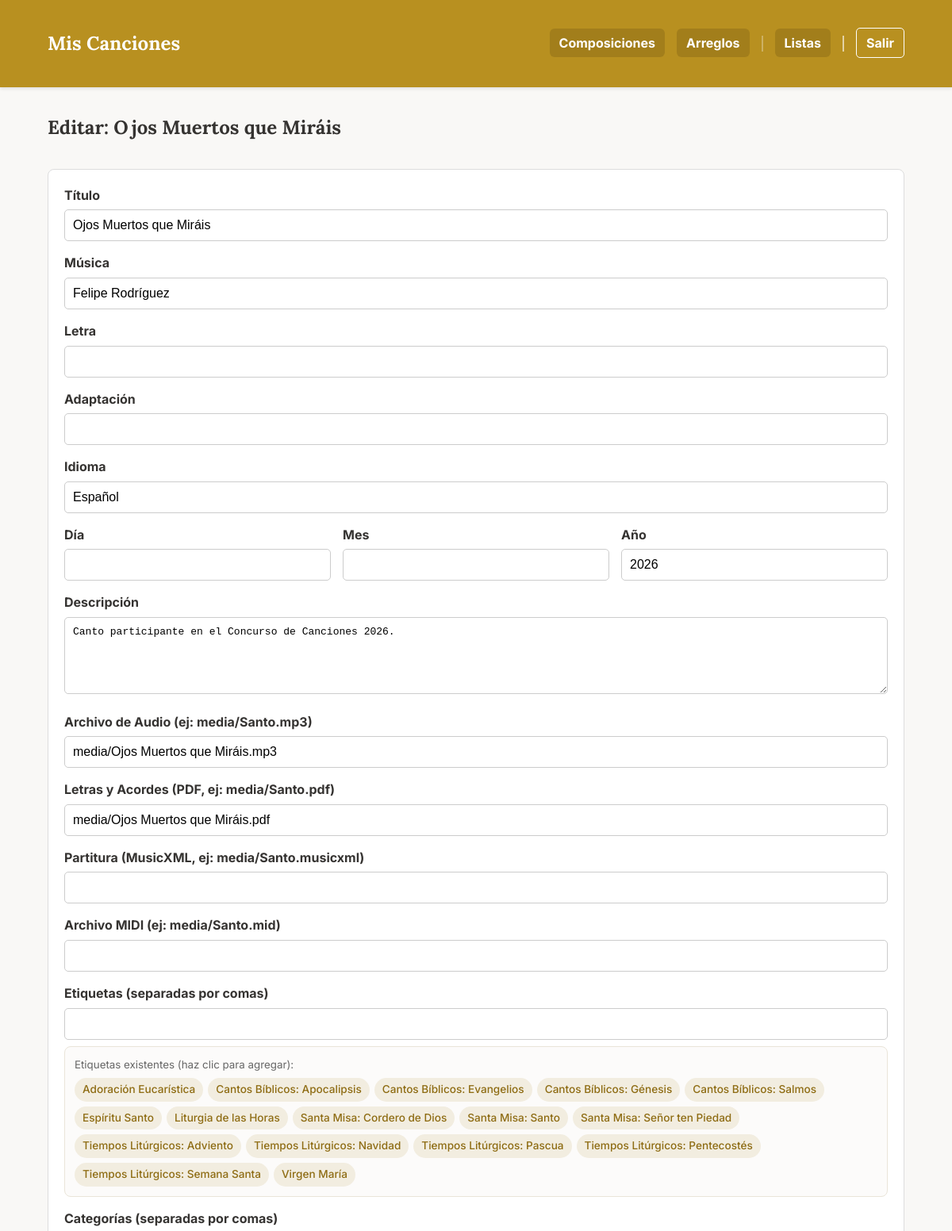
Before: /composicion/38/edit (signed in, upper part) with the older database file.
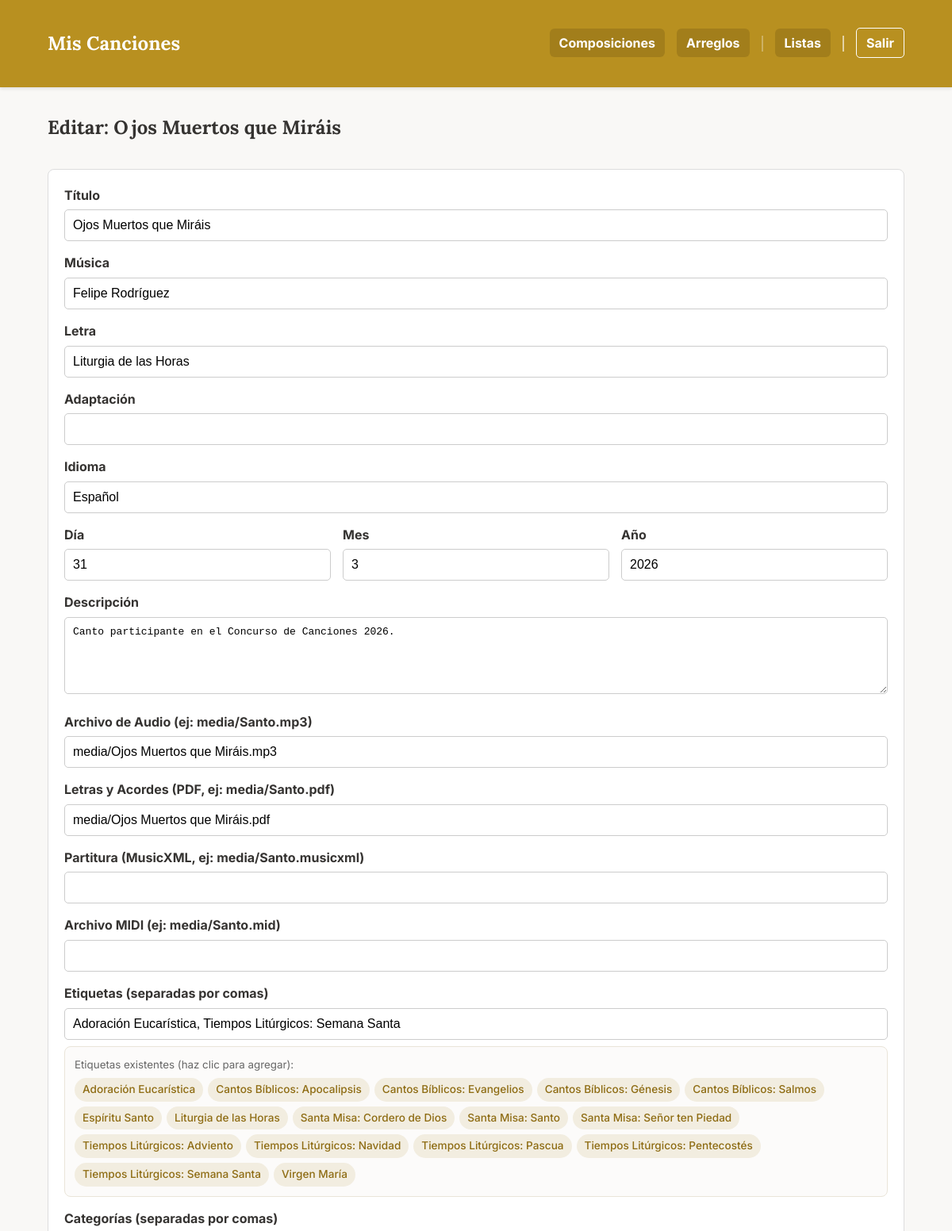
After: the same page with the newer database file.
### app.py (models this page shows)
class Cancion(db.Model):
    id = db.Column(db.Integer, primary_key=True)
    titulo = db.Column(db.String(150), nullable=False)
    musica = db.Column(db.String(100))
    letra = db.Column(db.String(100))
    adaptacion = db.Column(db.String(100))
    idioma = db.Column(db.String(50))
    dia = db.Column(db.Integer, nullable=True)
    mes = db.Column(db.Integer, nullable=True)
    anio = db.Column(db.Integer)
    descripcion = db.Column(db.Text)
    audio = db.Column(db.String(150))
    letras_acordes = db.Column(db.String(150)) # Antes 'partitura' (PDF)
    partitura = db.Column(db.String(150))      # Antes 'partitura_xml' (MusicXML)
    midi = db.Column(db.String(150))           # Archivo MIDI
    tags_json = db.Column(db.String(500))
    tipo = db.Column(db.String(50), nullable=False, default='local')
    categorias_json = db.Column(db.String(200))
    youtube_video_embed = db.Column(db.Text)
    youtube_audio_embed = db.Column(db.Text)
    @property
    def tags(self):
        return json.loads(self.tags_json) if self.tags_json else []
    @property
    def categorias(self):
        return json.loads(self.categorias_json) if self.categorias_json else []

### app.py (the view, shortened to what this page needs)
@app.route('/composicion/<int:comp_id>/edit', methods=['GET', 'POST'])
@login_required
def edit_cancion(comp_id):
    cancion_a_editar = Cancion.query.get_or_404(comp_id)
    todas_las_canciones = Cancion.query.all()
    set_de_tags = set()
    for c in todas_las_canciones:
        for tag in c.tags:
            if tag and tag.strip():
                set_de_tags.add(tag.strip())
    todos_los_tags = sorted(list(set_de_tags))
    set_de_categorias = set()
    for c in todas_las_canciones:
        for cat in c.categorias:
            if cat and cat.strip():
                set_de_categorias.add(cat.strip())
    todas_las_categorias = sorted(list(set_de_categorias))
    return render_template(
        'edit_cancion.html',
        cancion=cancion_a_editar,
        todos_los_tags=todos_los_tags,
        todas_las_categorias=todas_las_categorias
    )

### app.py (called while the page is built)
def login_required(f):
    @wraps(f)
    def decorated_function(*args, **kwargs):
        if 'logged_in' not in session:
            return redirect(url_for('login', next=request.url))
        return f(*args, **kwargs)
    return decorated_function

### templates/edit_cancion.html (shortened to what this page needs)
{% extends "base.html" %}
{% block content %}
    <h2>Editar: {{ cancion.titulo }}</h2>
    <form method="post" class="edit-form">
        <div class="form-group">
            <label for="titulo">Título</label>
            <input type="text" id="titulo" name="titulo" value="{{ cancion.titulo }}" required>
        </div>
        <div class="form-group">
            <label for="musica">Música</label>
            <input type="text" id="musica" name="musica" value="{{ cancion.musica or '' }}">
        </div>
        <div class="form-group">
            <label for="letra">Letra</label>
            <input type="text" id="letra" name="letra" value="{{ cancion.letra or '' }}">
        </div>
        <div class="form-group">
            <label for="adaptacion">Adaptación</label>
            <input type="text" id="adaptacion" name="adaptacion" value="{{ cancion.adaptacion or '' }}">
        </div>
        <div class="form-group">
            <label for="idioma">Idioma</label>
            <input type="text" id="idioma" name="idioma" value="{{ cancion.idioma or '' }}">
        </div>
        <div class="date-group" style="display: flex; gap: 15px; margin-bottom: 15px;">
            <div class="form-group" style="flex: 1; margin-bottom: 0;">
                <label for="dia">Día</label>
                <input type="number" id="dia" name="dia" min="1" max="31" value="{{ cancion.dia or '' }}">
            </div>
            <div class="form-group" style="flex: 1; margin-bottom: 0;">
                <label for="mes">Mes</label>
                <input type="number" id="mes" name="mes" min="1" max="12" value="{{ cancion.mes or '' }}">
            </div>
            <div class="form-group" style="flex: 1; margin-bottom: 0;">
                <label for="anio">Año</label>
                <input type="number" id="anio" name="anio" value="{{ cancion.anio or '' }}">
            </div>
        </div>
        <div class="form-group">
            <label for="descripcion">Descripción</label>
            <textarea id="descripcion" name="descripcion" rows="5">{{ cancion.descripcion or '' }}</textarea>
        </div>
        <div class="form-group">
            <label for="audio">Archivo de Audio (ej: media/Santo.mp3)</label>
            <input type="text" id="audio" name="audio" value="{{ cancion.audio or '' }}">
        </div>
        <div class="form-group">
            <label for="letras_acordes">Letras y Acordes (PDF, ej: media/Santo.pdf)</label>
            <input type="text" id="letras_acordes" name="letras_acordes" value="{{ cancion.letras_acordes or '' }}">
        </div>
        <div class="form-group">
            <label for="partitura">Partitura (MusicXML, ej: media/Santo.musicxml)</label>
            <input type="text" id="partitura" name="partitura" value="{{ cancion.partitura or '' }}">
        </div>
        <div class="form-group">
            <label for="midi">Archivo MIDI (ej: media/Santo.mid)</label>
            <input type="text" id="midi" name="midi" value="{{ cancion.midi or '' }}">
        </div>
        <div class="form-group">
            <label for="tags">Etiquetas (separadas por comas)</label>
            <input type="text" id="tags" name="tags" value="{{ cancion.tags | join(', ') }}">
            <div class="tags-selector" style="margin-top: 8px;">
                <small style="color: #666; display: block; margin-bottom: 4px;">Etiquetas existentes (haz clic para agregar):</small>
                <div class="available-tags" style="display: flex; flex-wrap: wrap; gap: 6px;">
                    {% for tag in todos_los_tags %}
                        <span class="tag-badge" onclick="addTag('{{ tag }}')">{{ tag }}</span>
                    {% endfor %}
                </div>
            </div>
        </div>
        <div class="form-group">
            <label for="categorias">Categorías (separadas por comas)</label>
        </div>
    </form>
{% endblock %}

Changed rows visible on the page:
changed Cancion "Ojos Muertos que Miráis": letra (not shown) → "Liturgia de las Horas"; dia (not shown) → "31"; mes (not shown) → "3"; tags (not shown) → "Adoración Eucarística, Tiempos Litúrgicos: Semana Santa"
